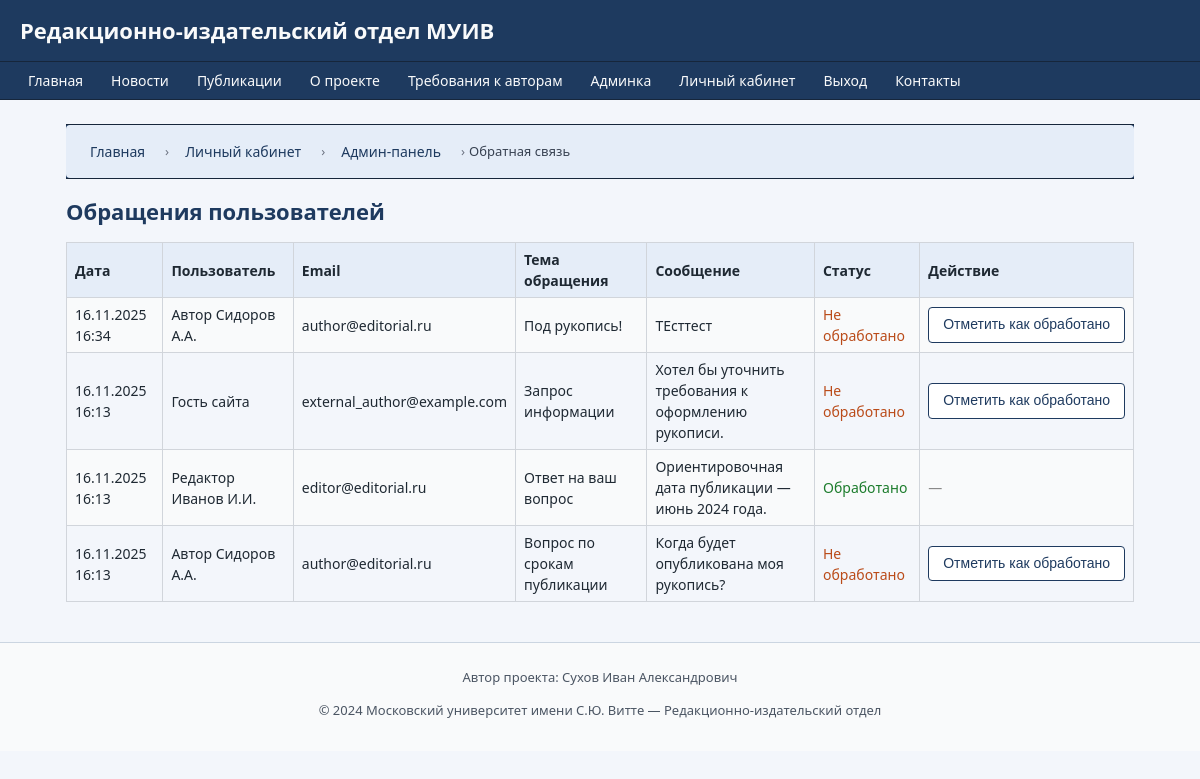
Screenshot of /admin/contacts (signed in) with the database file from the repository.
### models.py (models this page shows)
class Message(db.Model):
    __tablename__ = 'messages'
    id = db.Column(db.Integer, primary_key=True)
    sender_id = db.Column(db.Integer, db.ForeignKey('users.id'), nullable=True)
    sender_email = db.Column(db.String(128), nullable=True)
    subject = db.Column(db.String(256), nullable=False)
    body = db.Column(db.Text, nullable=False)
    sent_at = db.Column(db.DateTime, default=datetime.utcnow)
    status = db.Column(db.String(16), default='new')  # new, done
    is_read = db.Column(db.Boolean, default=False)

class User(db.Model):
    __tablename__ = 'users'
    id = db.Column(db.Integer, primary_key=True)
    full_name = db.Column(db.String(128), nullable=False)
    email = db.Column(db.String(128), unique=True, nullable=False)
    password_hash = db.Column(db.String(128), nullable=False)
    role = db.Column(db.String(32), nullable=False)  # author, staff, reviewer, admin
    registered_at = db.Column(db.DateTime, default=datetime.utcnow)
    is_blocked = db.Column(db.Boolean, default=False)
    manuscripts = db.relationship('Manuscript', backref='author', lazy=True)
    reviews_made = db.relationship('Review', foreign_keys='Review.reviewer_id',
                                   backref='reviewer_user', lazy=True)
    messages_sent = db.relationship('Message', backref='sender', lazy=True)
    history_entries = db.relationship('ManuscriptHistory',
                                      backref='actor',
                                      lazy=True,
                                      foreign_keys='ManuscriptHistory.actor_id')

### routes.py (the view, shortened to what this page needs)
@routes.route('/admin/contacts', methods=['GET', 'POST'])
@login_required('admin')
def admin_contacts():
    contacts = Message.query.order_by(Message.sent_at.desc()).all()
    return render_template(
        'admin/contacts_list.html',
        contacts=contacts,
        user=current_user(),
        breadcrumbs=[
            ("Главная", url_for('routes.index')),
            ("Личный кабинет", url_for('routes.lk')),
            ("Админ-панель", url_for('routes.admin_dashboard')),
            ("Обратная связь", None)
        ]
    )

### routes.py (called while the page is built)
def current_user():
    uid = session.get('user_id')
    if uid:
        return User.query.get(uid)
    return None

def login_required(role=None):
    def wrapper(f):
        from functools import wraps
        @wraps(f)
        def decorated_function(*args, **kwargs):
            user = current_user()
            if not user:
                flash("Для доступа требуется вход.", "warning")
                return redirect(url_for('routes.login'))
            if role and user.role != role:
                flash("Недостаточно прав.", "danger")
                return redirect(url_for('routes.index'))
            return f(*args, **kwargs)
        return decorated_function
    return wrapper

### templates/admin/contacts_list.html (shortened to what this page needs)
{% extends "base.html" %}
{% block content %}
<h2>Обращения пользователей</h2>
{% if contacts %}
    <table class="table-striped">
        <tr>
            <th>Дата</th>
            <th>Пользователь</th>
            <th>Email</th>
            <th>Тема обращения</th>
            <th>Сообщение</th>
            <th>Статус</th>
            <th>Действие</th>
        </tr>
        {% for c in contacts %}
        <tr>
            <td>{{ c.sent_at.strftime('%d.%m.%Y %H:%M') }}</td>
            <td>
                {% if c.sender %}
                    {{ c.sender.full_name }}
                {% else %}
                    Гость сайта
                {% endif %}
            </td>
            <td>
                {% if c.sender %}
                    {{ c.sender.email }}
                {% else %}
                    {{ c.sender_email or '—' }}
                {% endif %}
            </td>
            <td>{{ c.subject }}</td>
            <td style="max-width:260px; white-space:pre-line;">{{ c.body }}</td>
            <td>
                {% if c.status == 'new' %}
                    <span style="color:#ba4b19;">Не обработано</span>
                {% elif c.status == 'done' %}
                    <span style="color:#1c7c2c;">Обработано</span>
                {% else %}
                    {{ c.status }}
                {% endif %}
            </td>
            <td>
                {% if c.status != 'done' %}
                <form method="post" action="{{ url_for('routes.admin_contacts') }}" style="display:inline;">
                    <button type="submit" class="btn btn-outline" onclick="return confirm('Отметить обращение как обработанное?')">Отметить как обработано</button>
                </form>
                {% else %}
                    <span style="color:#888;">—</span>
                {% endif %}
            </td>
        </tr>
        {% endfor %}
    </table>
{% else %}
    <p>Обращений пока нет.</p>
{% endif %}
{% endblock %}

### static/css/main.css (style rules this page uses)
* { box-sizing: border-box; }
html, body { margin: 0; padding: 0; }
body { font-family: system-ui, -apple-system, BlinkMacSystemFont, "Segoe UI", sans-serif; font-size: 15px; line-height: 1.5; background: #f3f6fb; color: #1f2933; }
.btn { display: inline-block; padding: 7px 14px; font-size: 14px; line-height: 1.4; border-radius: 4px; border: 1px solid transparent; cursor: pointer; text-decoration: none; text-align: center; white-space: nowrap; transition: background 0.15s ease, color 0.15s ease, border-color 0.15s ease, transform 0.08s ease; }
.btn-outline { background: #ffffff; color: #1e3a5f; border-color: #1e3a5f; }
table { border-collapse: collapse; width: 100%; }
.table-striped th, .table-striped td { border: 1px solid #d1d5db; padding: 6px 8px; font-size: 14px; }
.table-striped th { background: #e5edf8; text-align: left; }
.table-striped tr:nth-child(even) td { background: #f9fafb; }

### static/css/custom.css (style rules this page uses)
h2 { margin-top: 0; margin-bottom: 14px; font-size: 22px; color: #1e3a5f; }

### rows the page displays
Message: sent_at "16.11.2025 16:34", sender.full_name "Автор Сидоров А.А.", sender.email "author@editorial.ru", subject "Под рукопись!", body "ТЕсттест", status "Не обработано"
Message: sent_at "16.11.2025 16:13", shows "Гость сайта", sender_email "external_author@example.com", subject "Запрос информации", body "Хотел бы уточнить требования к оформлению рукописи.", status "Не обработано"
Message: sent_at "16.11.2025 16:13", sender.full_name "Редактор Иванов И.И.", sender.email "editor@editorial.ru", subject "Ответ на ваш вопрос", body "Ориентировочная дата публикации — июнь 2024 года.", status "Обработано"
Message: sent_at "16.11.2025 16:13", sender.full_name "Автор Сидоров А.А.", sender.email "author@editorial.ru", subject "Вопрос по срокам публикации", body "Когда будет опубликована моя рукопись?", status "Не обработано"

### other values shown
{{ title }} "Главная" "Личный кабинет" "Админ-панель"
{{ title }} "Обратная связь"
